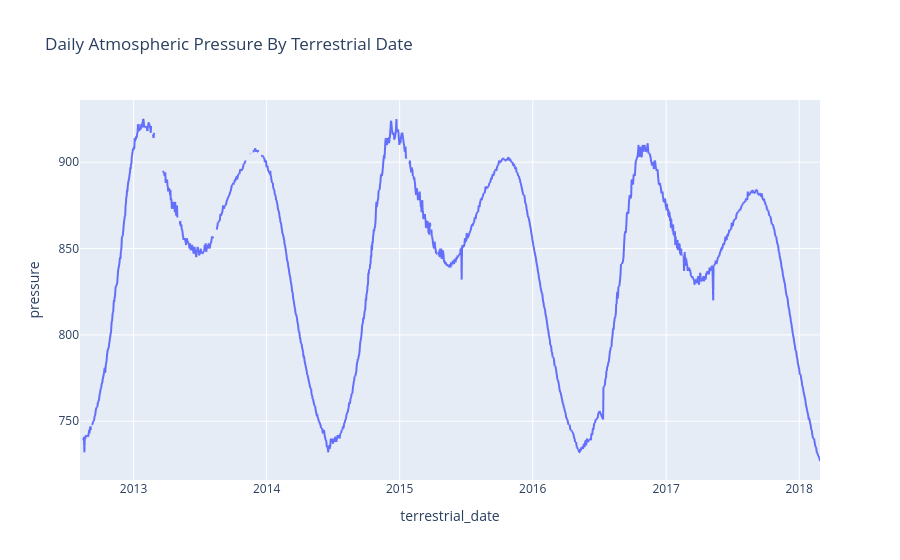

Here is the notebook cell this chart was saved with:
### Markdown cell above
**4.** Plot a line chart of the daily atmospheric pressure by terrestrial date.

<div style="border-left: 4px solid #b67ae5; background: #f9f1ff; padding: 10px 14px; border-radius: 0 6px 6px 0;">
  <p style="font-size: 12px; font-weight: 700; color: #6a3fa3; letter-spacing: 0.06em; text-transform: uppercase; margin: 0 0 6px 0;">Note</p>
  <span style="font-size: 14px; color: #1a1a1a;">You do not need to modify the dataframe or group any data! Just use the original data.</span>
</div>

### Code cell
# Plot a line chart of the daily atmospheric pressure by terrestrial date
px.line(
    df,
    x='terrestrial_date',
    y='pressure',
    title='Daily Atmospheric Pressure By Terrestrial Date'

)

### Figure 1 — Plotly figure (JSON) as saved in the notebook; plotly's stock layout.template omitted (floating-point values rounded to 4 significant figures; data arrays with more than 128 entries replaced by an {"elided": "..."} marker saying what was removed)
{"data": [{"hovertemplate": "terrestrial_date=%{x}<br>pressure=%{y}<extra></extra>", "legendgroup": "", "line": {"color": "#636efa", "dash": "solid"}, "marker": {"symbol": "circle"}, "mode": "lines", "name": "", "showlegend": false, "type": "scattergl", "x": {"elided": "1894 str values"}, "xaxis": "x", "y": {"elided": "1894 int values"}, "yaxis": "y"}], "layout": {"autosize": true, "legend": {"tracegroupgap": 0}, "title": {"text": "Daily Atmospheric Pressure By Terrestrial Date"}, "xaxis": {"anchor": "y", "autorange": true, "domain": [0, 1], "range": ["2012-08-07", "2018-02-27"], "title": {"text": "terrestrial_date"}, "type": "date"}, "yaxis": {"anchor": "x", "autorange": true, "domain": [0, 1], "range": [716, 936], "title": {"text": "pressure"}, "type": "linear"}}}
